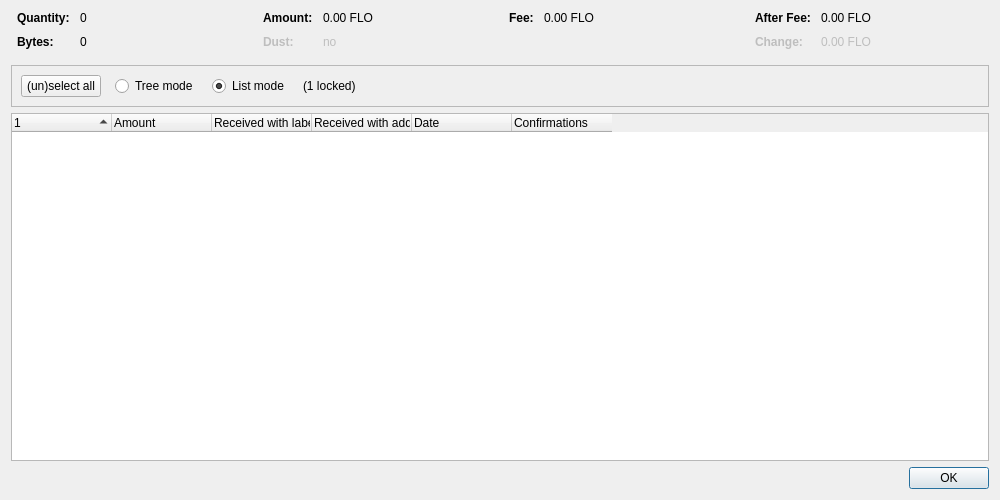
<?xml version="1.0" encoding="UTF-8"?>
<ui version="4.0">
 <class>CoinControlDialog</class>
 <widget class="QDialog" name="CoinControlDialog">
  <property name="geometry">
   <rect>
    <x>0</x>
    <y>0</y>
    <width>1000</width>
    <height>500</height>
   </rect>
  </property>
  <property name="windowTitle">
   <string>Coin Selection</string>
  </property>
  <layout class="QVBoxLayout" name="verticalLayout">
   <item>
    <layout class="QHBoxLayout" name="horizontalLayoutTop" stretch="0,0,0,0">
     <property name="topMargin">
      <number>0</number>
     </property>
     <property name="bottomMargin">
      <number>10</number>
     </property>
     <item>
      <layout class="QFormLayout" name="formLayoutCoinControl1">
       <property name="horizontalSpacing">
        <number>10</number>
       </property>
       <property name="verticalSpacing">
        <number>10</number>
       </property>
       <property name="leftMargin">
        <number>6</number>
       </property>
       <property name="rightMargin">
        <number>6</number>
       </property>
       <item row="0" column="0">
        <widget class="QLabel" name="labelCoinControlQuantityText">
         <property name="font">
          <font>
           <weight>75</weight>
           <bold>true</bold>
          </font>
         </property>
         <property name="text">
          <string>Quantity:</string>
         </property>
        </widget>
       </item>
       <item row="0" column="1">
        <widget class="QLabel" name="labelCoinControlQuantity">
         <property name="cursor">
          <cursorShape>IBeamCursor</cursorShape>
         </property>
         <property name="contextMenuPolicy">
          <enum>Qt::ActionsContextMenu</enum>
         </property>
         <property name="text">
          <string notr="true">0</string>
         </property>
         <property name="textInteractionFlags">
          <set>Qt::LinksAccessibleByMouse|Qt::TextSelectableByKeyboard|Qt::TextSelectableByMouse</set>
         </property>
        </widget>
       </item>
       <item row="1" column="0">
        <widget class="QLabel" name="labelCoinControlBytesText">
         <property name="font">
          <font>
           <weight>75</weight>
           <bold>true</bold>
          </font>
         </property>
         <property name="text">
          <string>Bytes:</string>
         </property>
        </widget>
       </item>
       <item row="1" column="1">
        <widget class="QLabel" name="labelCoinControlBytes">
         <property name="cursor">
          <cursorShape>IBeamCursor</cursorShape>
         </property>
         <property name="contextMenuPolicy">
          <enum>Qt::ActionsContextMenu</enum>
         </property>
         <property name="text">
          <string notr="true">0</string>
         </property>
         <property name="textInteractionFlags">
          <set>Qt::LinksAccessibleByMouse|Qt::TextSelectableByKeyboard|Qt::TextSelectableByMouse</set>
         </property>
        </widget>
       </item>
      </layout>
     </item>
     <item>
      <layout class="QFormLayout" name="formLayoutCoinControl2">
       <property name="horizontalSpacing">
        <number>10</number>
       </property>
       <property name="verticalSpacing">
        <number>10</number>
       </property>
       <property name="leftMargin">
        <number>6</number>
       </property>
       <property name="rightMargin">
        <number>6</number>
       </property>
       <item row="0" column="0">
        <widget class="QLabel" name="labelCoinControlAmountText">
         <property name="font">
          <font>
           <weight>75</weight>
           <bold>true</bold>
          </font>
         </property>
         <property name="text">
          <string>Amount:</string>
         </property>
        </widget>
       </item>
       <item row="0" column="1">
        <widget class="QLabel" name="labelCoinControlAmount">
         <property name="cursor">
          <cursorShape>IBeamCursor</cursorShape>
         </property>
         <property name="contextMenuPolicy">
          <enum>Qt::ActionsContextMenu</enum>
         </property>
         <property name="text">
          <string notr="true">0.00 FLO</string>
         </property>
         <property name="textInteractionFlags">
          <set>Qt::LinksAccessibleByMouse|Qt::TextSelectableByKeyboard|Qt::TextSelectableByMouse</set>
         </property>
        </widget>
       </item>
       <item row="1" column="0">
        <widget class="QLabel" name="labelCoinControlLowOutputText">
         <property name="enabled">
          <bool>false</bool>
         </property>
         <property name="font">
          <font>
           <weight>75</weight>
           <bold>true</bold>
          </font>
         </property>
         <property name="text">
          <string>Dust:</string>
         </property>
        </widget>
       </item>
       <item row="1" column="1">
        <widget class="QLabel" name="labelCoinControlLowOutput">
         <property name="enabled">
          <bool>false</bool>
         </property>
         <property name="cursor">
          <cursorShape>IBeamCursor</cursorShape>
         </property>
         <property name="contextMenuPolicy">
          <enum>Qt::ActionsContextMenu</enum>
         </property>
         <property name="text">
          <string notr="true">no</string>
         </property>
         <property name="textInteractionFlags">
          <set>Qt::LinksAccessibleByMouse|Qt::TextSelectableByKeyboard|Qt::TextSelectableByMouse</set>
         </property>
        </widget>
       </item>
      </layout>
     </item>
     <item>
      <layout class="QFormLayout" name="formLayoutCoinControl3">
       <property name="horizontalSpacing">
        <number>10</number>
       </property>
       <property name="verticalSpacing">
        <number>10</number>
       </property>
       <property name="leftMargin">
        <number>6</number>
       </property>
       <property name="rightMargin">
        <number>6</number>
       </property>
       <item row="0" column="0">
        <widget class="QLabel" name="labelCoinControlFeeText">
         <property name="font">
          <font>
           <weight>75</weight>
           <bold>true</bold>
          </font>
         </property>
         <property name="text">
          <string>Fee:</string>
         </property>
        </widget>
       </item>
       <item row="0" column="1">
        <widget class="QLabel" name="labelCoinControlFee">
         <property name="cursor">
          <cursorShape>IBeamCursor</cursorShape>
         </property>
         <property name="contextMenuPolicy">
          <enum>Qt::ActionsContextMenu</enum>
         </property>
         <property name="text">
          <string notr="true">0.00 FLO</string>
         </property>
         <property name="textInteractionFlags">
          <set>Qt::LinksAccessibleByMouse|Qt::TextSelectableByKeyboard|Qt::TextSelectableByMouse</set>
         </property>
        </widget>
       </item>
      </layout>
     </item>
     <item>
      <layout class="QFormLayout" name="formLayoutCoinControl4">
       <property name="horizontalSpacing">
        <number>10</number>
       </property>
       <property name="verticalSpacing">
        <number>10</number>
       </property>
       <property name="leftMargin">
        <number>6</number>
       </property>
       <property name="rightMargin">
        <number>6</number>
       </property>
       <item row="0" column="0">
        <widget class="QLabel" name="labelCoinControlAfterFeeText">
         <property name="font">
          <font>
           <weight>75</weight>
           <bold>true</bold>
          </font>
         </property>
         <property name="text">
          <string>After Fee:</string>
         </property>
        </widget>
       </item>
       <item row="0" column="1">
        <widget class="QLabel" name="labelCoinControlAfterFee">
         <property name="cursor">
          <cursorShape>IBeamCursor</cursorShape>
         </property>
         <property name="contextMenuPolicy">
          <enum>Qt::ActionsContextMenu</enum>
         </property>
         <property name="text">
          <string notr="true">0.00 FLO</string>
         </property>
         <property name="textInteractionFlags">
          <set>Qt::LinksAccessibleByMouse|Qt::TextSelectableByKeyboard|Qt::TextSelectableByMouse</set>
         </property>
        </widget>
       </item>
       <item row="1" column="0">
        <widget class="QLabel" name="labelCoinControlChangeText">
         <property name="enabled">
          <bool>false</bool>
         </property>
         <property name="font">
          <font>
           <weight>75</weight>
           <bold>true</bold>
          </font>
         </property>
         <property name="text">
          <string>Change:</string>
         </property>
        </widget>
       </item>
       <item row="1" column="1">
        <widget class="QLabel" name="labelCoinControlChange">
         <property name="enabled">
          <bool>false</bool>
         </property>
         <property name="cursor">
          <cursorShape>IBeamCursor</cursorShape>
         </property>
         <property name="contextMenuPolicy">
          <enum>Qt::ActionsContextMenu</enum>
         </property>
         <property name="text">
          <string notr="true">0.00 FLO</string>
         </property>
         <property name="textInteractionFlags">
          <set>Qt::LinksAccessibleByMouse|Qt::TextSelectableByKeyboard|Qt::TextSelectableByMouse</set>
         </property>
        </widget>
       </item>
      </layout>
     </item>
    </layout>
   </item>
   <item>
    <widget class="QFrame" name="frame">
     <property name="minimumSize">
      <size>
       <width>0</width>
       <height>40</height>
      </size>
     </property>
     <property name="frameShape">
      <enum>QFrame::StyledPanel</enum>
     </property>
     <property name="frameShadow">
      <enum>QFrame::Sunken</enum>
     </property>
     <layout class="QHBoxLayout" name="horizontalLayout">
      <item>
       <layout class="QHBoxLayout" name="horizontalLayoutPanel" stretch="0,0,0,0,0">
        <property name="spacing">
         <number>14</number>
        </property>
        <item>
         <widget class="QPushButton" name="pushButtonSelectAll">
          <property name="sizePolicy">
           <sizepolicy hsizetype="Maximum" vsizetype="Fixed">
            <horstretch>0</horstretch>
            <verstretch>0</verstretch>
           </sizepolicy>
          </property>
          <property name="text">
           <string>(un)select all</string>
          </property>
          <property name="autoDefault">
           <bool>false</bool>
          </property>
         </widget>
        </item>
        <item>
         <widget class="QRadioButton" name="radioTreeMode">
          <property name="sizePolicy">
           <sizepolicy hsizetype="Maximum" vsizetype="Fixed">
            <horstretch>0</horstretch>
            <verstretch>0</verstretch>
           </sizepolicy>
          </property>
          <property name="text">
           <string>Tree mode</string>
          </property>
         </widget>
        </item>
        <item>
         <widget class="QRadioButton" name="radioListMode">
          <property name="sizePolicy">
           <sizepolicy hsizetype="Maximum" vsizetype="Fixed">
            <horstretch>0</horstretch>
            <verstretch>0</verstretch>
           </sizepolicy>
          </property>
          <property name="text">
           <string>List mode</string>
          </property>
          <property name="checked">
           <bool>true</bool>
          </property>
         </widget>
        </item>
        <item>
         <widget class="QLabel" name="labelLocked">
          <property name="text">
           <string notr="true">(1 locked)</string>
          </property>
         </widget>
        </item>
        <item>
         <spacer name="horizontalSpacer">
          <property name="orientation">
           <enum>Qt::Horizontal</enum>
          </property>
          <property name="sizeHint" stdset="0">
           <size>
            <width>40</width>
            <height>20</height>
           </size>
          </property>
         </spacer>
        </item>
       </layout>
      </item>
     </layout>
    </widget>
   </item>
   <item>
    <widget class="CoinControlTreeWidget" name="treeWidget">
     <property name="contextMenuPolicy">
      <enum>Qt::CustomContextMenu</enum>
     </property>
     <property name="sortingEnabled">
      <bool>false</bool>
     </property>
     <property name="columnCount">
      <number>6</number>
     </property>
     <attribute name="headerShowSortIndicator" stdset="0">
      <bool>true</bool>
     </attribute>
     <attribute name="headerStretchLastSection">
      <bool>false</bool>
     </attribute>
     <column>
      <property name="text">
       <string/>
      </property>
     </column>
     <column>
      <property name="text">
       <string>Amount</string>
      </property>
     </column>
     <column>
      <property name="text">
       <string>Received with label</string>
      </property>
     </column>
     <column>
      <property name="text">
       <string>Received with address</string>
      </property>
     </column>
     <column>
      <property name="text">
       <string>Date</string>
      </property>
     </column>
     <column>
      <property name="text">
       <string>Confirmations</string>
      </property>
      <property name="toolTip">
       <string>Confirmed</string>
      </property>
     </column>
     <column>
      <property name="text">
       <string/>
      </property>
     </column>
     <column>
      <property name="text">
       <string/>
      </property>
     </column>
     <column>
      <property name="text">
       <string/>
      </property>
     </column>
     <column>
      <property name="text">
       <string/>
      </property>
     </column>
    </widget>
   </item>
   <item>
    <widget class="QDialogButtonBox" name="buttonBox">
     <property name="orientation">
      <enum>Qt::Horizontal</enum>
     </property>
     <property name="standardButtons">
      <set>QDialogButtonBox::Ok</set>
     </property>
    </widget>
   </item>
  </layout>
 </widget>
 <customwidgets>
  <customwidget>
   <class>CoinControlTreeWidget</class>
   <extends>QTreeWidget</extends>
   <header>qt/coincontroltreewidget.h</header>
  </customwidget>
 </customwidgets>
 <resources/>
 <connections/>
</ui>
